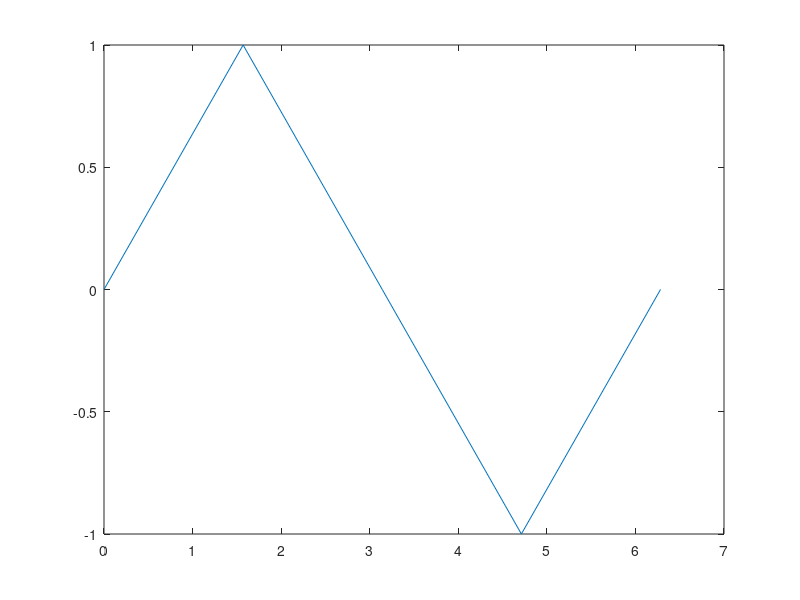
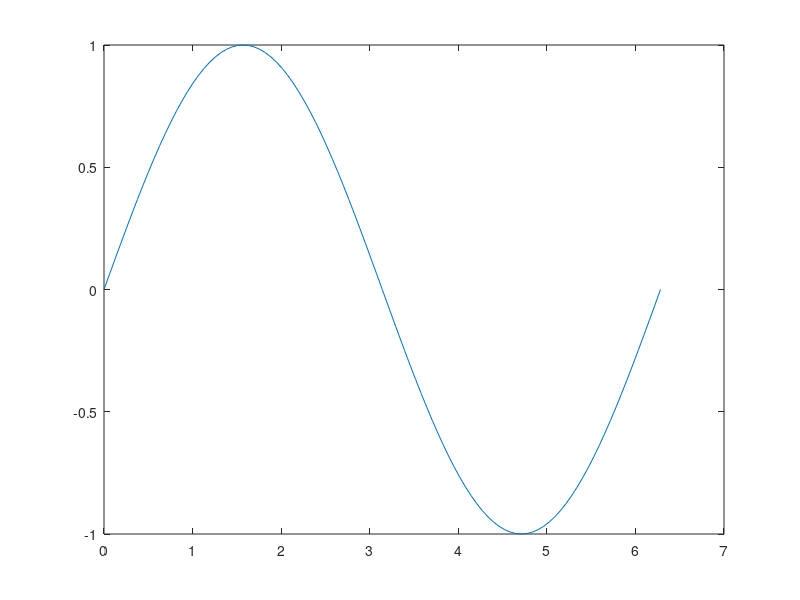
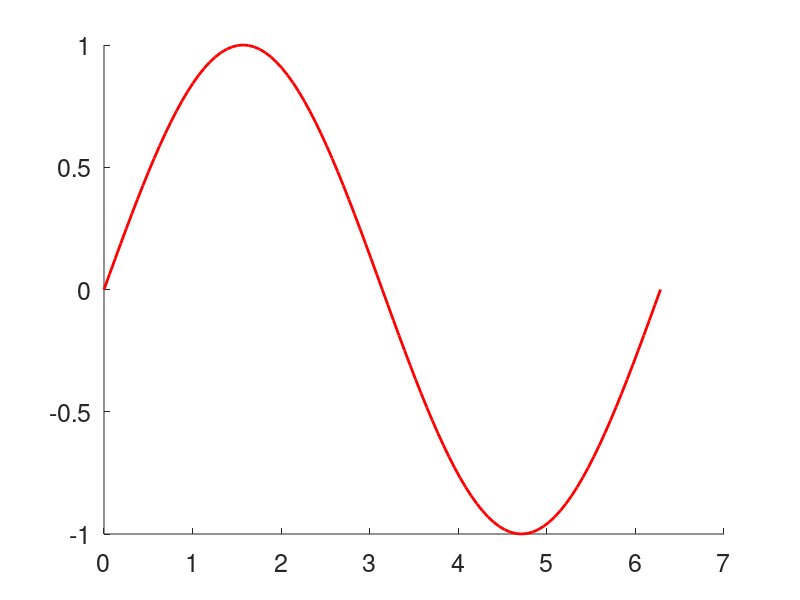
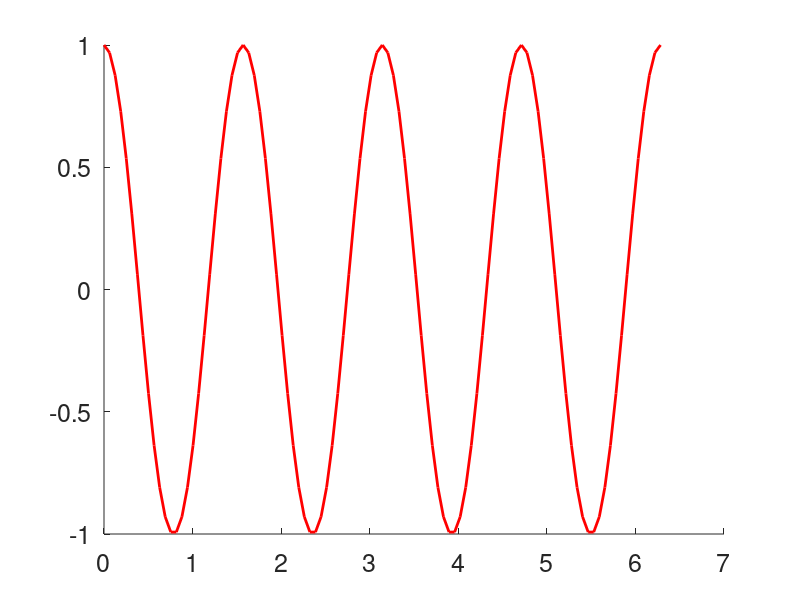

Write MATLAB code to recreate these figures, in order.
%
% This MATLAB code is an example of how to create a basic plot.
% The basic idea is to create a set of x and y values, plot the 
% points, and then connect with lines.
%
% Here we plot the function y = sin(x) on the interval [0, 2*pi].
%
% First we need to create n x values, equally spaced in the 
% interval [0, 2*pi]. For this, we use the built-in MATLAB function
% 'linspace':
%
n = 5;
xvals = linspace(0, 2*pi, n);
% When the above statement is executed by MATLAB, it creates a row vector
% with 5 equally spaced numbers: [0, pi/2, pi, 3*pi/2, 2*pi].
% The next step is to evaluate sin(x) at each of these points.
% One powerful aspect of MATLAB is that built-in intrinsic functions, 
% such as 'sin' can do all entries at one time. That is, the command
yvals = sin(xvals);
% creates a row vectoer with the numbers:
%   [sin(0), sin(pi/2), sin(pi), sin(3*pi/2), sin(2*pi)]
% Now we can plot the points in 'Figure 1':
figure(1)
plot(xvals, yvals)
%
% If you execute these MATLAB statements, you will see that the plot
% is not a very good representation of the curve y = sin(x). The problem
% is that MATLAB only knows the five points, and does not know how to
% fill in between, so it simply draws straight lines between the points.
% To make the curve look better, you can take more than 5 points.
% For example, let's repeat the above statements, but use 101 points,
% and plot the result in 'Figure 2':
n = 101;
xvals = linspace(0, 2*pi, n);
yvals = sin(xvals);
figure(2)
plot(xvals, yvals)
%
% There are many ways to make the plots look better. Here are three
% things you can do:
%   1. First, make the fontsize on the axis a little larger.
%   2. Increase the thickness of the plotted curve.
%   3. Change the color of the curve from default blue to red.
% We'll do this, and plot the result in 'Figure 3':
FS = 18; % pick a value for the font size, e.g., 18 pt.
LW = 2;  % pick a value for increasing the 'line thickness'
figure(3), axes('FontSize', FS), hold on
plot(xvals, yvals, 'r', 'LineWidth', LW)

%
% The last thing we will do in this example is save the result in
% 'Figure 3' to a jpg file, so we can include it in documents:
%figure(3)
%print -djpeg MySinPlot.jpg

yvals2 = cos(4*xvals);
figure(4), axes('FontSize', FS), hold on
plot(xvals, yvals2, 'r', 'LineWidth', LW)


